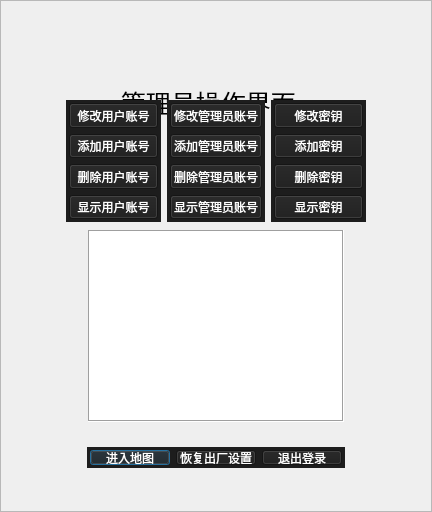
<?xml version="1.0" encoding="UTF-8"?>
<ui version="4.0">
 <class>managerselect</class>
 <widget class="QDialog" name="managerselect">
  <property name="geometry">
   <rect>
    <x>0</x>
    <y>0</y>
    <width>432</width>
    <height>512</height>
   </rect>
  </property>
  <property name="windowTitle">
   <string>疫情地图管理系统</string>
  </property>
  <widget class="QFrame" name="frame">
   <property name="geometry">
    <rect>
     <x>0</x>
     <y>0</y>
     <width>432</width>
     <height>512</height>
    </rect>
   </property>
   <property name="frameShape">
    <enum>QFrame::StyledPanel</enum>
   </property>
   <property name="frameShadow">
    <enum>QFrame::Raised</enum>
   </property>
   <widget class="QLabel" name="label_2">
    <property name="geometry">
     <rect>
      <x>0</x>
      <y>0</y>
      <width>432</width>
      <height>512</height>
     </rect>
    </property>
    <property name="text">
     <string>&lt;html&gt;&lt;head/&gt;&lt;body&gt;&lt;p&gt;&lt;img src=&quot;:/GUI/UI_manager.png&quot;/&gt;&lt;/p&gt;&lt;/body&gt;&lt;/html&gt;</string>
    </property>
   </widget>
   <widget class="QWidget" name="widget" native="true">
    <property name="geometry">
     <rect>
      <x>87</x>
      <y>447</y>
      <width>258</width>
      <height>21</height>
     </rect>
    </property>
    <property name="styleSheet">
     <string notr="true">background-color: rgb(29, 29, 29);</string>
    </property>
    <layout class="QHBoxLayout" name="horizontalLayout">
     <property name="leftMargin">
      <number>3</number>
     </property>
     <property name="topMargin">
      <number>3</number>
     </property>
     <property name="rightMargin">
      <number>3</number>
     </property>
     <property name="bottomMargin">
      <number>3</number>
     </property>
     <item>
      <widget class="QPushButton" name="enterGzmapButton">
       <property name="font">
        <font>
         <family>思源黑体 CN Regular</family>
        </font>
       </property>
       <property name="styleSheet">
        <string notr="true">color: rgb(255, 255, 255);</string>
       </property>
       <property name="text">
        <string>进入地图</string>
       </property>
      </widget>
     </item>
     <item>
      <widget class="QPushButton" name="deleteAllButton">
       <property name="font">
        <font>
         <family>思源黑体 CN Regular</family>
        </font>
       </property>
       <property name="styleSheet">
        <string notr="true">color: rgb(255, 255, 255);</string>
       </property>
       <property name="text">
        <string>恢复出厂设置</string>
       </property>
      </widget>
     </item>
     <item>
      <widget class="QPushButton" name="exitButton">
       <property name="font">
        <font>
         <family>思源黑体 CN Regular</family>
        </font>
       </property>
       <property name="styleSheet">
        <string notr="true">color: rgb(255, 255, 255);</string>
       </property>
       <property name="text">
        <string>退出登录</string>
       </property>
      </widget>
     </item>
    </layout>
   </widget>
   <widget class="QWidget" name="widget_5" native="true">
    <property name="geometry">
     <rect>
      <x>66</x>
      <y>100</y>
      <width>300</width>
      <height>122</height>
     </rect>
    </property>
    <layout class="QHBoxLayout" name="horizontalLayout_2">
     <item>
      <widget class="QWidget" name="widget_2" native="true">
       <property name="styleSheet">
        <string notr="true">background-color: rgb(29, 29, 29);</string>
       </property>
       <layout class="QVBoxLayout" name="verticalLayout">
        <property name="leftMargin">
         <number>3</number>
        </property>
        <property name="topMargin">
         <number>3</number>
        </property>
        <property name="rightMargin">
         <number>3</number>
        </property>
        <property name="bottomMargin">
         <number>3</number>
        </property>
        <item>
         <widget class="QPushButton" name="changeUserButton">
          <property name="font">
           <font>
            <family>思源黑体 CN Regular</family>
           </font>
          </property>
          <property name="styleSheet">
           <string notr="true">color: rgb(255, 255, 255);</string>
          </property>
          <property name="text">
           <string>修改用户账号</string>
          </property>
         </widget>
        </item>
        <item>
         <widget class="QPushButton" name="addUserButton">
          <property name="font">
           <font>
            <family>思源黑体 CN Regular</family>
           </font>
          </property>
          <property name="styleSheet">
           <string notr="true">color: rgb(255, 255, 255);</string>
          </property>
          <property name="text">
           <string>添加用户账号</string>
          </property>
         </widget>
        </item>
        <item>
         <widget class="QPushButton" name="deleteUserButton">
          <property name="font">
           <font>
            <family>思源黑体 CN Regular</family>
           </font>
          </property>
          <property name="styleSheet">
           <string notr="true">color: rgb(255, 255, 255);</string>
          </property>
          <property name="text">
           <string>删除用户账号</string>
          </property>
         </widget>
        </item>
        <item>
         <widget class="QPushButton" name="showUserButton_2">
          <property name="font">
           <font>
            <family>思源黑体 CN Regular</family>
           </font>
          </property>
          <property name="styleSheet">
           <string notr="true">color: rgb(255, 255, 255);</string>
          </property>
          <property name="text">
           <string>显示用户账号</string>
          </property>
         </widget>
        </item>
       </layout>
      </widget>
     </item>
     <item>
      <widget class="QWidget" name="widget_3" native="true">
       <property name="styleSheet">
        <string notr="true">background-color: rgb(29, 29, 29);</string>
       </property>
       <layout class="QVBoxLayout" name="verticalLayout_2">
        <property name="leftMargin">
         <number>3</number>
        </property>
        <property name="topMargin">
         <number>3</number>
        </property>
        <property name="rightMargin">
         <number>3</number>
        </property>
        <property name="bottomMargin">
         <number>3</number>
        </property>
        <item>
         <widget class="QPushButton" name="changeManagerButton">
          <property name="font">
           <font>
            <family>思源黑体 CN Regular</family>
           </font>
          </property>
          <property name="styleSheet">
           <string notr="true">color: rgb(255, 255, 255);</string>
          </property>
          <property name="text">
           <string>修改管理员账号</string>
          </property>
         </widget>
        </item>
        <item>
         <widget class="QPushButton" name="addManagerButton">
          <property name="font">
           <font>
            <family>思源黑体 CN Regular</family>
           </font>
          </property>
          <property name="styleSheet">
           <string notr="true">color: rgb(255, 255, 255);</string>
          </property>
          <property name="text">
           <string>添加管理员账号</string>
          </property>
         </widget>
        </item>
        <item>
         <widget class="QPushButton" name="deleteManagerButton">
          <property name="font">
           <font>
            <family>思源黑体 CN Regular</family>
           </font>
          </property>
          <property name="styleSheet">
           <string notr="true">color: rgb(255, 255, 255);</string>
          </property>
          <property name="text">
           <string>删除管理员账号</string>
          </property>
         </widget>
        </item>
        <item>
         <widget class="QPushButton" name="showManagerButton_2">
          <property name="font">
           <font>
            <family>思源黑体 CN Regular</family>
           </font>
          </property>
          <property name="styleSheet">
           <string notr="true">color: rgb(255, 255, 255);</string>
          </property>
          <property name="text">
           <string>显示管理员账号</string>
          </property>
         </widget>
        </item>
       </layout>
      </widget>
     </item>
     <item>
      <widget class="QWidget" name="widget_4" native="true">
       <property name="styleSheet">
        <string notr="true">background-color: rgb(29, 29, 29);</string>
       </property>
       <layout class="QVBoxLayout" name="verticalLayout_3">
        <property name="leftMargin">
         <number>3</number>
        </property>
        <property name="topMargin">
         <number>3</number>
        </property>
        <property name="rightMargin">
         <number>3</number>
        </property>
        <property name="bottomMargin">
         <number>3</number>
        </property>
        <item>
         <widget class="QPushButton" name="changeCodeButton">
          <property name="font">
           <font>
            <family>思源黑体 CN Regular</family>
           </font>
          </property>
          <property name="styleSheet">
           <string notr="true">color: rgb(255, 255, 255);</string>
          </property>
          <property name="text">
           <string>修改密钥</string>
          </property>
         </widget>
        </item>
        <item>
         <widget class="QPushButton" name="addCodeButton">
          <property name="font">
           <font>
            <family>思源黑体 CN Regular</family>
           </font>
          </property>
          <property name="styleSheet">
           <string notr="true">color: rgb(255, 255, 255);</string>
          </property>
          <property name="text">
           <string>添加密钥</string>
          </property>
         </widget>
        </item>
        <item>
         <widget class="QPushButton" name="deleteCodeButton">
          <property name="font">
           <font>
            <family>思源黑体 CN Regular</family>
           </font>
          </property>
          <property name="styleSheet">
           <string notr="true">color: rgb(255, 255, 255);</string>
          </property>
          <property name="text">
           <string>删除密钥</string>
          </property>
         </widget>
        </item>
        <item>
         <widget class="QPushButton" name="showCodeButton_2">
          <property name="font">
           <font>
            <family>思源黑体 CN Regular</family>
           </font>
          </property>
          <property name="styleSheet">
           <string notr="true">color: rgb(255, 255, 255);</string>
          </property>
          <property name="text">
           <string>显示密钥</string>
          </property>
         </widget>
        </item>
       </layout>
      </widget>
     </item>
    </layout>
   </widget>
   <widget class="QLabel" name="label">
    <property name="geometry">
     <rect>
      <x>100</x>
      <y>90</y>
      <width>213</width>
      <height>25</height>
     </rect>
    </property>
    <property name="font">
     <font>
      <pointsize>19</pointsize>
     </font>
    </property>
    <property name="text">
     <string>   管理员操作界面</string>
    </property>
   </widget>
   <widget class="QPlainTextEdit" name="showInfoText">
    <property name="geometry">
     <rect>
      <x>88</x>
      <y>230</y>
      <width>256</width>
      <height>192</height>
     </rect>
    </property>
    <property name="font">
     <font>
      <family>思源黑体 CN Medium</family>
      <pointsize>14</pointsize>
     </font>
    </property>
    <property name="frameShape">
     <enum>QFrame::Box</enum>
    </property>
    <property name="readOnly">
     <bool>true</bool>
    </property>
   </widget>
   <zorder>label</zorder>
   <zorder>label_2</zorder>
   <zorder>layoutWidget</zorder>
   <zorder>widget</zorder>
   <zorder>widget_5</zorder>
   <zorder>showInfoText</zorder>
  </widget>
 </widget>
 <resources/>
 <connections/>
</ui>
